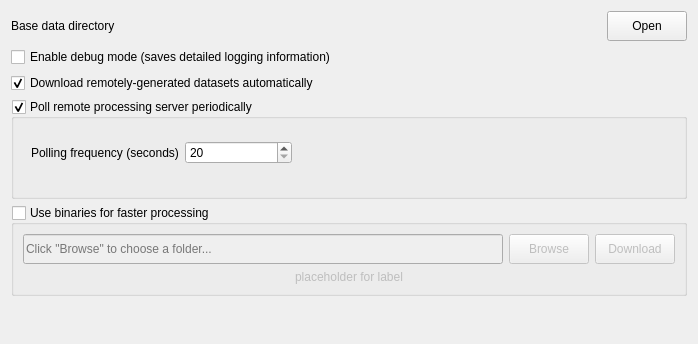
<?xml version="1.0" encoding="UTF-8"?>
<ui version="4.0">
 <class>WidgetSettingsAdvanced</class>
 <widget class="QWidget" name="WidgetSettingsAdvanced">
  <property name="geometry">
   <rect>
    <x>0</x>
    <y>0</y>
    <width>698</width>
    <height>344</height>
   </rect>
  </property>
  <property name="sizePolicy">
   <sizepolicy hsizetype="Minimum" vsizetype="Fixed">
    <horstretch>0</horstretch>
    <verstretch>0</verstretch>
   </sizepolicy>
  </property>
  <property name="windowTitle">
   <string>Form</string>
  </property>
  <layout class="QVBoxLayout" name="verticalLayout">
   <item>
    <layout class="QHBoxLayout" name="horizontalLayout">
     <item>
      <widget class="QLabel" name="label_3">
       <property name="sizePolicy">
        <sizepolicy hsizetype="Preferred" vsizetype="Preferred">
         <horstretch>0</horstretch>
         <verstretch>0</verstretch>
        </sizepolicy>
       </property>
       <property name="minimumSize">
        <size>
         <width>0</width>
         <height>30</height>
        </size>
       </property>
       <property name="text">
        <string>Base data directory</string>
       </property>
      </widget>
     </item>
     <item>
      <widget class="QgsFileWidget" name="qgsFileWidget_base_directory">
       <property name="sizePolicy">
        <sizepolicy hsizetype="Expanding" vsizetype="Fixed">
         <horstretch>0</horstretch>
         <verstretch>0</verstretch>
        </sizepolicy>
       </property>
       <property name="minimumSize">
        <size>
         <width>0</width>
         <height>30</height>
        </size>
       </property>
       <property name="fileWidgetButtonVisible">
        <bool>true</bool>
       </property>
       <property name="storageMode">
        <enum>QgsFileWidget::GetDirectory</enum>
       </property>
       <property name="options">
        <set>QFileDialog::ShowDirsOnly</set>
       </property>
      </widget>
     </item>
     <item>
      <widget class="QPushButton" name="pushButton_open_base_directory">
       <property name="minimumSize">
        <size>
         <width>0</width>
         <height>30</height>
        </size>
       </property>
       <property name="text">
        <string>Open</string>
       </property>
      </widget>
     </item>
    </layout>
   </item>
   <item>
    <widget class="QCheckBox" name="debug_checkbox">
     <property name="text">
      <string>Enable debug mode (saves detailed logging information)</string>
     </property>
    </widget>
   </item>
   <item>
    <widget class="QCheckBox" name="download_remote_datasets_chb">
     <property name="text">
      <string>Download remotely-generated datasets automatically</string>
     </property>
     <property name="checked">
      <bool>true</bool>
     </property>
    </widget>
   </item>
   <item>
    <widget class="QGroupBox" name="polling_frequency_gb">
     <property name="sizePolicy">
      <sizepolicy hsizetype="Preferred" vsizetype="Preferred">
       <horstretch>0</horstretch>
       <verstretch>0</verstretch>
      </sizepolicy>
     </property>
     <property name="minimumSize">
      <size>
       <width>0</width>
       <height>100</height>
      </size>
     </property>
     <property name="title">
      <string>Poll remote processing server periodically</string>
     </property>
     <property name="checkable">
      <bool>true</bool>
     </property>
     <widget class="QWidget" name="layoutWidget">
      <property name="geometry">
       <rect>
        <x>20</x>
        <y>40</y>
        <width>261</width>
        <height>28</height>
       </rect>
      </property>
      <layout class="QHBoxLayout" name="horizontalLayout_3">
       <item>
        <widget class="QLabel" name="label">
         <property name="text">
          <string>Polling frequency (seconds)</string>
         </property>
        </widget>
       </item>
       <item>
        <widget class="QSpinBox" name="polling_frequency_sb">
         <property name="minimum">
          <number>20</number>
         </property>
         <property name="maximum">
          <number>3600</number>
         </property>
        </widget>
       </item>
      </layout>
     </widget>
    </widget>
   </item>
   <item>
    <widget class="QGroupBox" name="binaries_gb">
     <property name="sizePolicy">
      <sizepolicy hsizetype="Preferred" vsizetype="Preferred">
       <horstretch>0</horstretch>
       <verstretch>0</verstretch>
      </sizepolicy>
     </property>
     <property name="title">
      <string>Use binaries for faster processing</string>
     </property>
     <property name="checkable">
      <bool>true</bool>
     </property>
     <property name="checked">
      <bool>false</bool>
     </property>
     <layout class="QVBoxLayout" name="verticalLayout_3">
      <item>
       <layout class="QHBoxLayout" name="horizontalLayout_2">
        <item>
         <widget class="QLineEdit" name="binaries_dir_le">
          <property name="enabled">
           <bool>false</bool>
          </property>
          <property name="sizePolicy">
           <sizepolicy hsizetype="Expanding" vsizetype="Fixed">
            <horstretch>0</horstretch>
            <verstretch>0</verstretch>
           </sizepolicy>
          </property>
          <property name="minimumSize">
           <size>
            <width>120</width>
            <height>30</height>
           </size>
          </property>
          <property name="readOnly">
           <bool>true</bool>
          </property>
          <property name="placeholderText">
           <string>Click &quot;Browse&quot; to choose a folder...</string>
          </property>
         </widget>
        </item>
        <item>
         <widget class="QPushButton" name="binaries_browse_button">
          <property name="enabled">
           <bool>false</bool>
          </property>
          <property name="sizePolicy">
           <sizepolicy hsizetype="Minimum" vsizetype="Minimum">
            <horstretch>0</horstretch>
            <verstretch>0</verstretch>
           </sizepolicy>
          </property>
          <property name="minimumSize">
           <size>
            <width>0</width>
            <height>30</height>
           </size>
          </property>
          <property name="maximumSize">
           <size>
            <width>80</width>
            <height>16777215</height>
           </size>
          </property>
          <property name="text">
           <string>Browse</string>
          </property>
         </widget>
        </item>
        <item>
         <widget class="QPushButton" name="binaries_download_button">
          <property name="enabled">
           <bool>false</bool>
          </property>
          <property name="sizePolicy">
           <sizepolicy hsizetype="Minimum" vsizetype="Minimum">
            <horstretch>0</horstretch>
            <verstretch>0</verstretch>
           </sizepolicy>
          </property>
          <property name="minimumSize">
           <size>
            <width>0</width>
            <height>30</height>
           </size>
          </property>
          <property name="maximumSize">
           <size>
            <width>80</width>
            <height>16777215</height>
           </size>
          </property>
          <property name="text">
           <string>Download</string>
          </property>
         </widget>
        </item>
       </layout>
      </item>
      <item>
       <widget class="QLabel" name="binaries_label">
        <property name="text">
         <string>placeholder for label</string>
        </property>
        <property name="alignment">
         <set>Qt::AlignCenter</set>
        </property>
       </widget>
      </item>
     </layout>
    </widget>
   </item>
   <item>
    <spacer name="verticalSpacer">
     <property name="orientation">
      <enum>Qt::Vertical</enum>
     </property>
     <property name="sizeHint" stdset="0">
      <size>
       <width>20</width>
       <height>16</height>
      </size>
     </property>
    </spacer>
   </item>
  </layout>
 </widget>
 <customwidgets>
  <customwidget>
   <class>QgsFileWidget</class>
   <extends>QWidget</extends>
   <header>qgis.gui</header>
  </customwidget>
 </customwidgets>
 <resources/>
 <connections/>
</ui>
